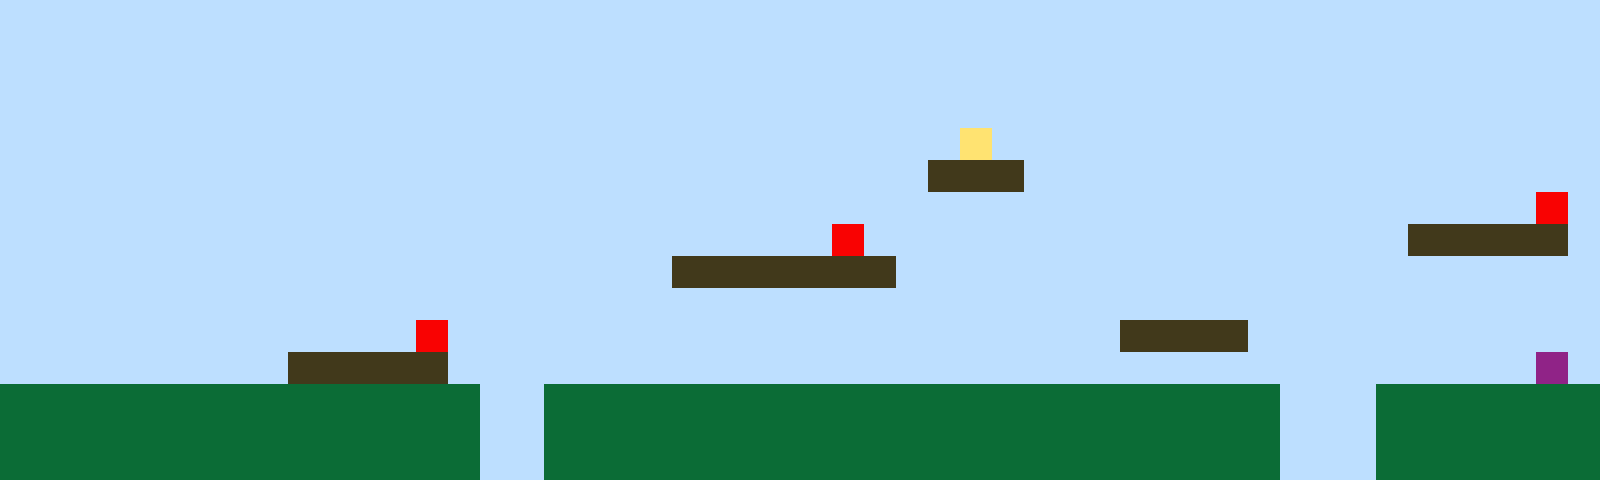

This game map was drawn from its Tiled (.tmx) file and the tilesets committed beside it. A one-line description and the full map source follow:
An orthogonal 50x15 tile map with 32x32 px tiles, 1 tile layer (Tile Layer 1).

<map version="1.10" tiledversion="1.11.2" orientation="orthogonal" renderorder="right-up" width="50" height="15" tilewidth="32" tileheight="32" infinite="0" nextlayerid="2" nextobjectid="1"><editorsettings><export target="map1.csv" format="csv" /></editorsettings><tileset firstgid="1" name="sprites" tilewidth="32" tileheight="32" tilecount="6" columns="3"><image source="sprites.png" width="96" height="64" /></tileset><layer id="1" name="Tile Layer 1" width="50" height="15"><data encoding="csv">1,1,1,1,1,1,1,1,1,1,1,1,1,1,1,1,1,1,1,1,1,1,1,1,1,1,1,1,1,1,1,1,1,1,1,1,1,1,1,1,1,1,1,1,1,1,1,1,1,1,1,1,1,1,1,1,1,1,1,1,1,1,1,1,1,1,1,1,1,1,1,1,1,1,1,1,1,1,1,1,1,1,1,1,1,1,1,1,1,1,1,1,1,1,1,1,1,1,1,1,1,1,1,1,1,1,1,1,1,1,1,1,1,1,1,1,1,1,1,1,1,1,1,1,1,1,1,1,1,1,1,1,1,1,1,1,1,1,1,1,1,1,1,1,1,1,1,1,1,1,1,1,1,1,1,1,1,1,1,1,1,1,1,1,1,1,1,1,1,1,1,1,1,1,1,1,1,1,1,1,1,1,1,1,1,1,1,1,1,1,1,1,1,1,1,1,1,1,1,1,1,1,1,1,1,1,1,1,1,1,1,1,1,1,1,1,1,1,1,1,1,1,1,1,1,1,1,1,1,1,4,1,1,1,1,1,1,1,1,1,1,1,1,1,1,1,1,1,1,1,1,1,1,1,1,1,1,1,1,1,1,1,1,1,1,1,1,1,1,1,1,1,1,1,1,1,1,1,1,3,3,3,1,1,1,1,1,1,1,1,1,1,1,1,1,1,1,1,1,1,1,1,1,1,1,1,1,1,1,1,1,1,1,1,1,1,1,1,1,1,1,1,1,1,1,1,1,1,1,1,1,1,1,1,1,1,1,1,1,1,1,1,1,1,1,1,1,1,5,1,1,1,1,1,1,1,1,1,1,1,1,1,1,1,1,1,1,1,1,1,1,1,1,1,1,1,5,1,1,1,1,1,1,1,1,1,1,1,1,1,1,1,1,1,3,3,3,3,3,1,1,1,1,1,1,1,1,1,1,1,1,1,1,1,1,1,1,1,1,1,1,3,3,3,3,3,3,3,1,1,1,1,1,1,1,1,1,1,1,1,1,1,1,1,1,1,1,1,1,1,1,1,1,1,1,1,1,1,1,1,1,1,1,1,1,1,1,1,1,1,1,1,1,1,1,1,1,1,1,1,1,1,1,1,1,1,1,1,1,1,1,1,1,1,1,1,1,1,1,1,1,1,1,1,1,1,1,1,1,1,1,1,1,5,1,1,1,1,1,1,1,1,1,1,1,1,1,1,1,1,1,1,1,1,1,3,3,3,3,1,1,1,1,1,1,1,1,1,1,1,1,1,1,1,1,1,1,1,1,3,3,3,3,3,1,1,1,1,1,1,1,1,1,1,1,1,1,1,1,1,1,1,1,1,1,1,1,1,1,1,1,1,1,1,1,1,1,1,6,1,2,2,2,2,2,2,2,2,2,2,2,2,2,2,2,1,1,2,2,2,2,2,2,2,2,2,2,2,2,2,2,2,2,2,2,2,2,2,2,2,1,1,1,2,2,2,2,2,2,2,2,2,2,2,2,2,2,2,2,2,2,2,2,2,2,1,1,2,2,2,2,2,2,2,2,2,2,2,2,2,2,2,2,2,2,2,2,2,2,2,1,1,1,2,2,2,2,2,2,2,2,2,2,2,2,2,2,2,2,2,2,2,2,2,2,1,1,2,2,2,2,2,2,2,2,2,2,2,2,2,2,2,2,2,2,2,2,2,2,2,1,1,1,2,2,2,2,2,2,2</data></layer></map>
